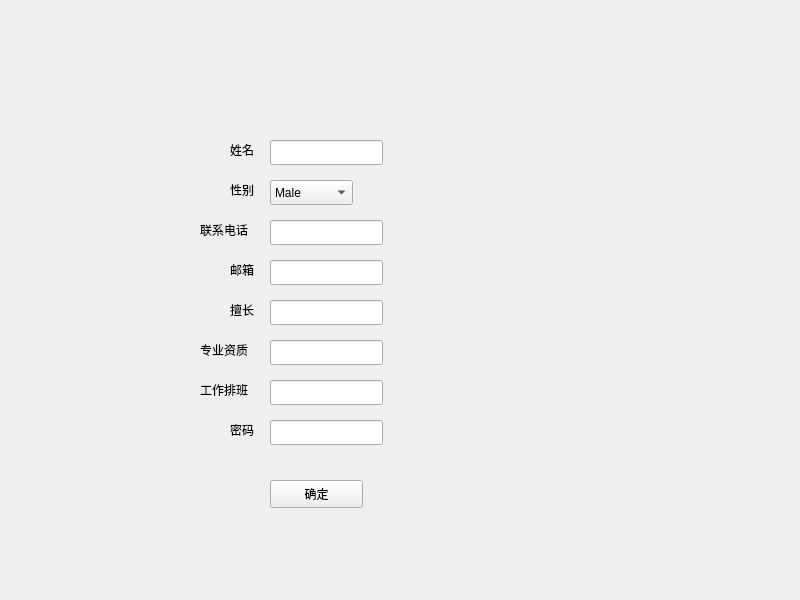
<?xml version="1.0" encoding="UTF-8"?>
<ui version="4.0">
 <class>insertTrainer</class>
 <widget class="QWidget" name="insertTrainer">
  <property name="geometry">
   <rect>
    <x>0</x>
    <y>0</y>
    <width>800</width>
    <height>600</height>
   </rect>
  </property>
  <property name="windowTitle">
   <string>Form</string>
  </property>
  <widget class="QLineEdit" name="contactNumberLineEdit">
   <property name="geometry">
    <rect>
     <x>270</x>
     <y>220</y>
     <width>113</width>
     <height>25</height>
    </rect>
   </property>
   <property name="text">
    <string/>
   </property>
  </widget>
  <widget class="QLabel" name="label_4">
   <property name="geometry">
    <rect>
     <x>200</x>
     <y>220</y>
     <width>69</width>
     <height>19</height>
    </rect>
   </property>
   <property name="text">
    <string>联系电话</string>
   </property>
  </widget>
  <widget class="QLabel" name="label_5">
   <property name="geometry">
    <rect>
     <x>230</x>
     <y>300</y>
     <width>69</width>
     <height>19</height>
    </rect>
   </property>
   <property name="text">
    <string>擅长</string>
   </property>
  </widget>
  <widget class="QLineEdit" name="specialtyLineEdit">
   <property name="geometry">
    <rect>
     <x>270</x>
     <y>300</y>
     <width>113</width>
     <height>25</height>
    </rect>
   </property>
   <property name="text">
    <string/>
   </property>
  </widget>
  <widget class="QLineEdit" name="qualificationLineEdit">
   <property name="geometry">
    <rect>
     <x>270</x>
     <y>340</y>
     <width>113</width>
     <height>25</height>
    </rect>
   </property>
  </widget>
  <widget class="QLineEdit" name="emailLineEdit">
   <property name="geometry">
    <rect>
     <x>270</x>
     <y>260</y>
     <width>113</width>
     <height>25</height>
    </rect>
   </property>
   <property name="text">
    <string/>
   </property>
  </widget>
  <widget class="QLabel" name="label">
   <property name="geometry">
    <rect>
     <x>230</x>
     <y>140</y>
     <width>69</width>
     <height>19</height>
    </rect>
   </property>
   <property name="text">
    <string>姓名</string>
   </property>
  </widget>
  <widget class="QLabel" name="label_6">
   <property name="geometry">
    <rect>
     <x>230</x>
     <y>260</y>
     <width>69</width>
     <height>19</height>
    </rect>
   </property>
   <property name="text">
    <string>邮箱</string>
   </property>
  </widget>
  <widget class="QLabel" name="label_2">
   <property name="geometry">
    <rect>
     <x>230</x>
     <y>180</y>
     <width>69</width>
     <height>19</height>
    </rect>
   </property>
   <property name="text">
    <string>性别</string>
   </property>
  </widget>
  <widget class="QPushButton" name="yesButton">
   <property name="geometry">
    <rect>
     <x>270</x>
     <y>480</y>
     <width>93</width>
     <height>28</height>
    </rect>
   </property>
   <property name="text">
    <string>确定</string>
   </property>
  </widget>
  <widget class="QComboBox" name="genderComboBox">
   <property name="geometry">
    <rect>
     <x>270</x>
     <y>180</y>
     <width>83</width>
     <height>25</height>
    </rect>
   </property>
   <item>
    <property name="text">
     <string>Male</string>
    </property>
   </item>
   <item>
    <property name="text">
     <string>Female</string>
    </property>
   </item>
   <item>
    <property name="text">
     <string>Other</string>
    </property>
   </item>
  </widget>
  <widget class="QLineEdit" name="nameLineEdit">
   <property name="geometry">
    <rect>
     <x>270</x>
     <y>140</y>
     <width>113</width>
     <height>25</height>
    </rect>
   </property>
  </widget>
  <widget class="QLabel" name="label_8">
   <property name="geometry">
    <rect>
     <x>200</x>
     <y>340</y>
     <width>69</width>
     <height>19</height>
    </rect>
   </property>
   <property name="text">
    <string>专业资质</string>
   </property>
  </widget>
  <widget class="QLabel" name="label_10">
   <property name="geometry">
    <rect>
     <x>200</x>
     <y>380</y>
     <width>69</width>
     <height>19</height>
    </rect>
   </property>
   <property name="text">
    <string>工作排班</string>
   </property>
  </widget>
  <widget class="QLineEdit" name="workScheduleTextEdit">
   <property name="geometry">
    <rect>
     <x>270</x>
     <y>380</y>
     <width>113</width>
     <height>25</height>
    </rect>
   </property>
  </widget>
  <widget class="QLabel" name="label_11">
   <property name="geometry">
    <rect>
     <x>230</x>
     <y>420</y>
     <width>69</width>
     <height>19</height>
    </rect>
   </property>
   <property name="text">
    <string>密码</string>
   </property>
  </widget>
  <widget class="QLineEdit" name="pw">
   <property name="geometry">
    <rect>
     <x>270</x>
     <y>420</y>
     <width>113</width>
     <height>25</height>
    </rect>
   </property>
  </widget>
 </widget>
 <resources/>
 <connections/>
</ui>
